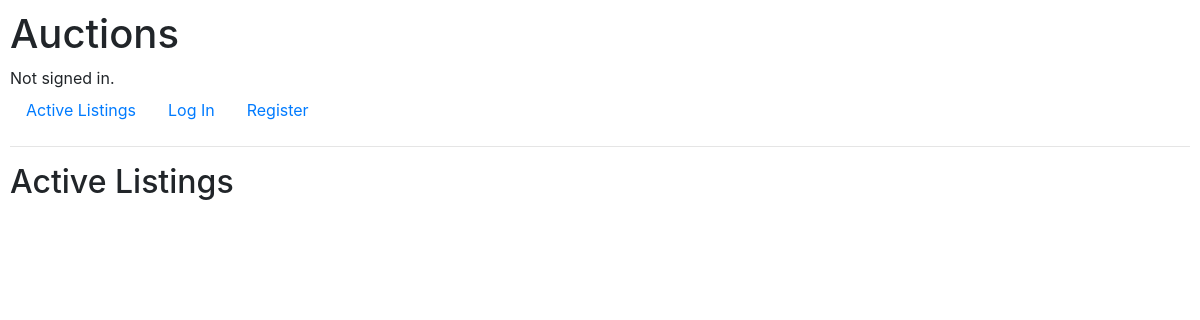
The app's page /, older data.
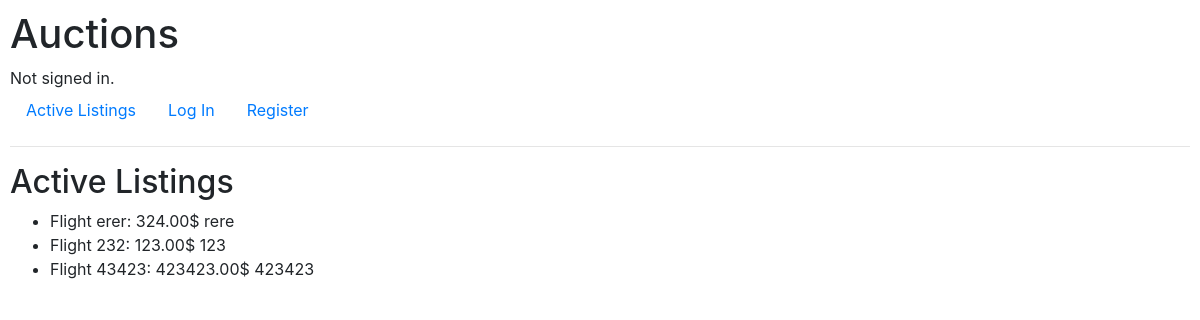
The same page, newer data.
### auctions/models.py (models this page shows, shortened)
class Listing(models.Model):
    name = models.CharField(max_length=64)
    price = models.DecimalField(max_digits=16, decimal_places=2)
    description = models.CharField(max_length=254)
    url = models.CharField(max_length=254)
    date = models.DateTimeField(auto_now_add=True, blank=True)
    item = models.ManyToManyField(item, blank=True, related_name="listings")

### auctions/views.py (the view)
# urls.py: path("", views.index, name="index"),
def index(request):
    all_listings = Listing.objects.all()
    return render(request, "auctions/index.html", {
                    "listings": all_listings})

### auctions/templates/auctions/index.html (shortened to what this page needs)
{% extends "auctions/layout.html" %}
{% block body %}
    <h2>Active Listings</h2>
    <ul>
        {% for listing in listings %}
            <li>
                Flight {{ listing.name}}: {{ listing.price }}$ {{ listing.description }}
            </li>
        {% endfor %}
    </ul>
{% endblock %}

### auctions/templates/auctions/layout.html (shortened to what this page needs)
{% load static %}
<!DOCTYPE html>
<html lang="en">
    <head>
        <link rel="stylesheet" href="https://stackpath.bootstrapcdn.com/bootstrap/4.4.1/css/bootstrap.min.css">
        <link href="{% static 'auctions/styles.css' %}" rel="stylesheet">
    </head>
    <body>
        <h1>Auctions</h1>
        <div>
            {% if user.is_authenticated %}
                Signed in as <strong>{{ user.username }}</strong>.
            {% else %}
                Not signed in.
            {% endif %}
        </div>
        <ul class="nav">
            <li class="nav-item">
                <a class="nav-link" href="{% url 'index' %}">Active Listings</a>
            </li>
            {% if user.is_authenticated %}
                <li class="nav-item">
                    <a class="nav-link" href="{% url 'listing' %}">Create Listing</a>
                </li>
                <li class="nav-item">
                    <a class="nav-link" href="{% url 'logout' %}">Log Out</a>
                </li>
            {% else %}
                <li class="nav-item">
                    <a class="nav-link" href="{% url 'login' %}">Log In</a>
                </li>
                <li class="nav-item">
                    <a class="nav-link" href="{% url 'register' %}">Register</a>
                </li>
            {% endif %}
        </ul>
        <hr>
        {% block body %}
        {% endblock %}
    </body>
</html>

### auctions/static/auctions/styles.css (style rules this page uses)
body { padding: 10px; }

Row changes from the older to the newer data that the page shows:
added Listing: name "erer", price "324.00", description "rere"
added Listing: name "232", price "123.00", description "123"
added Listing: name "43423", price "423423.00", description "423423"
